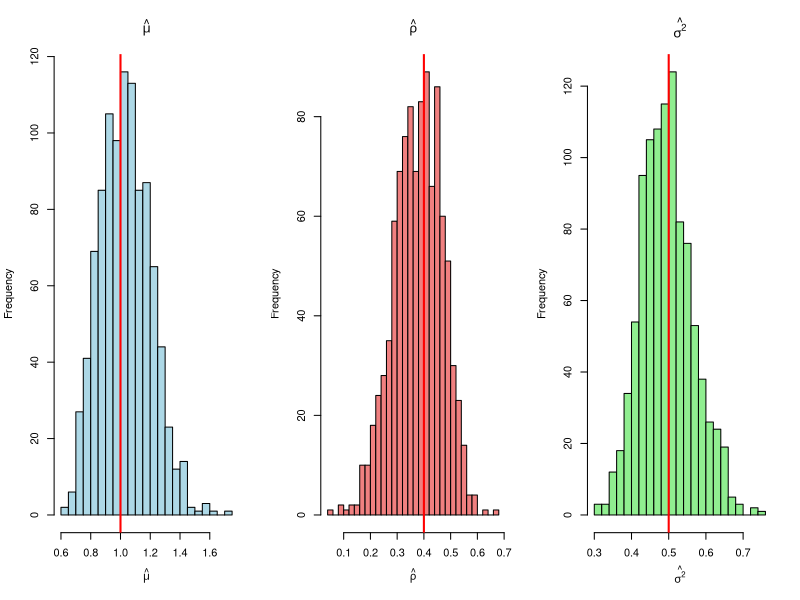

The R source for this figure:
# Lista de ejercicios 3
# Introduccion a R
#
# Programacion II
# Programa de Estudios Superiores
# Banco de Guatemala
# 2025
# TAREA III

# Integrantes: 
# Nuria Saraí Torres Aldana
# David Alejandro Del Cid De León
# Diego Andrés Menendez Barillas

setwd("C:/Users/diego/OneDrive/PES/10 Programacion II/PROGRA2/PS3/")
rm(list = ls()) # Limpiar el entorno de R
graphics.off()  # Cerrar gráficos abiertos
set.seed(123)   # Fijar semilla para reproducibilidad
################################################################################

#PARTE 1: ESTIMACIÓN DE UN AR(1) POR MÁXIMA VEROSIMILITUD

################################################################################
# 1) INCISO 1: FUNCIÓN DE LOG-VEROSIMILITUD
################################################################################
# Cargamos la librería necesaria
library(ggplot2)

#Creación de la función de log-verosimilitud de un AR(1)
log_verosimilitud_AR1 <- function(theta, y) {
  #Definimos los parámetros de theta
  mu <- theta[1]
  rho <- theta[2]
  sigma2 <- theta[3]

  if(sigma2 <= 0 || abs(rho) >= 1) return(-Inf) # Verificamos que sigma2 > 0 y |rho| < 1
  
  # Obtenemos el tamaño de la muestra
  T <- length(y)
  
  # Extraemos la primera observación y el resto de la serie de tiempo
  y1 <- y[1]
  y_t <- y[2:T]
  y_t_1 <- y[1:(T-1)]
  
  # Calculamos cada parte de la fórmula de log-verosimilitud 
  # Parte 1: Contribución de la primera observación (y1)
  # Corresponde a los términos: -0.5*log(2*pi) - 0.5*log(sigma2/(1-rho^2)) - ...
  logL_y1 <- -0.5 * log(2 * pi) - 0.5 * log(sigma2 / (1 - rho^2)) - 
             ((y1 - (mu / (1 - rho)))^2) / (2 * sigma2 / (1 - rho^2))
  
  # Parte 2: Contribución del resto de las observaciones (de y2 a yT)
  # Corresponde a los términos: -((T-1)/2)*log(2*pi) - ((T-1)/2)*log(sigma2) - sum(...)/2*sigma2
  # Calculamos los residuos (errores) de las predicciones del modelo
  residuos <- y_t - mu - rho * y_t_1
  logL_resto <- -((T - 1) / 2) * log(2 * pi) - ((T - 1) / 2) * log(sigma2) - 
                sum(residuos^2) / (2 * sigma2)
                
  # Sumamos ambas partes para obtener la log-verosimilitud total
  logL_total <- logL_y1 + logL_resto
  
  return(logL_total)
}

################################################################################
# 2) INCISO 2: SIMULACIÓN DE DATOS
################################################################################

# Parámetros verdaderos (poblacionales)
mu_inicial <- 1.0
rho_inicial <- 0.4
sigma2_inicial <- 0.5
T <- 100

# Creación de un vector vacío para guardar nuestros datos simulados
y_simulado <- numeric(T)
epsilon_t <- is.numeric(T)

# Generamos el valor inicial y1 a partir de su distribución teórica
# y1 ~ N( mu/(1-rho), sigma2/(1-rho^2) )
y_simulado[1] <- rnorm(1, mean = mu_inicial / (1 - rho_inicial), 
                       sd = sqrt(sigma2_inicial / (1 - rho_inicial^2)))
epsilon_t[1] <- 0  # No hay error para t=1 ya que es dado

# Generamos el resto de los valores (y2 hasta yT) usando un ciclo
# yt = mu + rho*y_{t-1} + epsilon_t 
for (t in 2:T) {  
  # epsilon_t es una variable aleatoria de distribución normal
  epsilon_t[t] <- rnorm(1, mean = 0, sd = sqrt(sigma2_inicial))
  
  # Calculamos el valor de yt=mu + rho*yt-1 + epsilon_t
  y_simulado[t] <- mu_inicial + rho_inicial * y_simulado[t - 1] + epsilon_t[t]
}

# Mostramos los valores simulados
#Generación del vector Et
epsilon_t
#Generación del vector Yt (incluye y1)
y_simulado


################################################################################
# 3) INCISO 3: ESTIMACIÓN DE PARÁMETROS POR MÁXIMA VEROSIMILITUD 
################################################################################

# Valores iniciales para el optimizador, como se indica en el PDF
valores_theta <- c(0.5, 0.5, 0.5)

# Usamos optim() para encontrar los parámetros que maximizan la log-verosimilitud
# 'par' son los valores iniciales
# 'fn' es la función a optimizar
# 'y' son los datos 
mle_resultado <- optim(par = valores_theta,          # Valores iniciales
                       fn = log_verosimilitud_AR1,  # Función de log-verosimilitud 
                       y = y_simulado,               # Datos simulados
                       method = "L-BFGS-B",          # Método de optimización con restricciones
                       lower = c(-Inf, -0.99, 1e-6), # Restricciones para rho y sigma2
                       upper = c(Inf, 0.99, Inf),    # Restricciones para rho
                       control = list(fnscale = -1)   # Para maximizar la función
)

# Accedemos a los parámetros estimados están en $par (mu_hat, rho_hat, sigma2_hat)
theta_estimado <- mle_resultado$par

# Imprimimos los resultados para comparar con los parámetros verdaderos
cat("Parámetros Verdaderos:\n")
cat("mu =", mu_inicial, ", rho =", rho_inicial, ", sigma2 =", sigma2_inicial, "\n\n")

cat("Parámetros Estimados (MLE):\n")
cat("mu_estimado =", theta_estimado[1], "\n")
cat("rho_estimado =", theta_estimado[2], "\n")
cat("sigma2_estimado =", theta_estimado[3], "\n")

################################################################################
# 4) INCISO 4:REPETICIÓN DE LA SIMULACIÓN Y ANÁLISIS DE RESULTADOS 
################################################################################

#Generamos la función para simular AR(1)
simular_AR1 <- function(T, mu, rho, sigma2) {
  y <- numeric(T)
  epsilon_t <- numeric(T)
  y[1] <- rnorm(1, mean = mu / (1 - rho), sd = sqrt(sigma2 / (1 - rho^2)))
  for (t in 2:T) {
    epsilon_t <- rnorm(T, mean = 0, sd = sqrt(sigma2))
    y[t] <- mu + rho * y[t - 1] + epsilon_t[t]
  }
  return(y)
}

# Número de repeticiones para el experimento de Monte Carlo.
R <- 1000

# Creación de vectores numéricos vacíos para almacenar las estimaciones de cada parámetro por simulación.
mu_hat_vec     <- numeric(R)
rho_hat_vec    <- numeric(R)
sigma2_hat_vec <- numeric(R)

# Define los valores iniciales (el "punto de partida") que usará el optimizador.
valores_theta <- c(0.5, 0.5, 0.5)

# Inicia el bucle que se ejecutará desde r=1 hasta R.
for (r in 1:R) {
  
  # Simulación de Datos:
  # En cada iteración, se genera una NUEVA serie de tiempo AR(1) de tamaño T.
  y_r <- simular_AR1(T, mu_inicial, rho_inicial, sigma2_inicial)

  # Estimación por Máxima Verosimilitud (MLE):
  # Se utiliza la función optim() para encontrar los parámetros que maximizan la log-verosimilitud.
  theta_r <- optim(
    par     = valores_theta,           # Punto de partida para la búsqueda
    fn      = log_verosimilitud_AR1,   # La función a maximizar
    y       = y_r,                     # Los datos simulados en esta iteración
    method  = "L-BFGS-B",
    lower   = c(-Inf, -0.99, 1e-6),
    upper   = c( Inf,  0.99, Inf),
    control = list(fnscale = -1)
  )

  # Almacenamiento de Resultados:
  # Extrae el vector de parámetros estimados ('$par') y los guarda en la posición 'r' de los vectores de resultados.
  mu_hat_vec[r]     <- theta_r$par[1]
  rho_hat_vec[r]    <- theta_r$par[2]
  sigma2_hat_vec[r] <- theta_r$par[3]
}

# Cálculo del promedio de las R estimaciones para cada parámetro.
prom_mu  <- mean(mu_hat_vec)
prom_rho <- mean(rho_hat_vec)
prom_s2  <- mean(sigma2_hat_vec)

# Cálculo de la desviación estándar de las R estimaciones.
sd_mu  <- sd(mu_hat_vec)
sd_rho <- sd(rho_hat_vec)
sd_s2  <- sd(sigma2_hat_vec)

# Impresión de resultados
cat("\n--- Resumen de la Simulación de Monte Carlo ---\n")
cat("Promedios de los estimadores (deberían aproximarse a los valores verdaderos):\n")
cat("  - E[mu_hat]     ≈", round(prom_mu, 4), " (Valor Verdadero =", mu_inicial, ")\n")
cat("  - E[rho_hat]    ≈", round(prom_rho, 4), " (Valor Verdadero =", rho_inicial, ")\n")
cat("  - E[sigma2_hat] ≈", round(prom_s2, 4), " (Valor Verdadero =", sigma2_inicial, ")\n\n")

cat("Desviaciones estándar de los estimadores (Errores Estándar de Monte Carlo):\n")
cat("  - sd(mu_hat)     =", round(sd_mu, 4), "\n")
cat("  - sd(rho_hat)    =", round(sd_rho, 4), "\n")
cat("  - sd(sigma2_hat) =", round(sd_s2, 4), "\n")

histogramas <- par(mfrow = c(1, 3))

# Histograma para mu_hat
hist(mu_hat_vec,
     breaks = 30,                             # Número de barras.
     main = expression(hat(mu)),              # Título con formato matemático.
     xlab = expression(hat(mu)),              # Etiqueta del eje X.
     col = "lightblue")
# Agrega una línea vertical en el valor verdadero para comparación visual.
abline(v = mu_inicial, col = "red", lwd = 2)

# Histograma para rho_hat
hist(rho_hat_vec,
     breaks = 30,
     main = expression(hat(rho)),
     xlab = expression(hat(rho)),
     col = "lightcoral")
abline(v = rho_inicial, col = "red", lwd = 2)

# Histograma para sigma2_hat
hist(sigma2_hat_vec,
     breaks = 30,
     main = expression(hat(sigma^2)),
     xlab = expression(hat(sigma^2)),
     col = "lightgreen")
abline(v = sigma2_inicial, col = "red", lwd = 2)

par(histogramas)

################################################################################
# --- FIN DEL CÓDIGO DE LA PARTE 1---
################################################################################

################################################################################
# ESTIMACIÓN DE UN AR(1), PARTE II
################################################################################

################################################################################
# 1) INCISO 1: FUNCIÓN DE CALCULO DE ERRORES ESTÁNDAR DE MÁXIMA VEROSIMILITUD
################################################################################

set.seed(123)  # Fijar semilla para reproducibilidad
datos_inflacion <- read.csv("inflacion.csv")

# Extraer la columna de inflación como un vector numérico.
serie_inflacion <- as.numeric(datos_inflacion$inflacion)
Tn <- length(serie_inflacion)
# Establecer valores iniciales para los parámetros para el optimizador (mu, rho, sigma^2)
valores_iniciales <- c(mean(serie_inflacion), 0.5, var(serie_inflacion)) 

# Encontrar el estimador de máxima verosimilitud, theta_estimado.
mle_fit_inflacion <- optim(
par = valores_iniciales,
fn = log_verosimilitud_AR1,
y = serie_inflacion,
method = "L-BFGS-B",           # Método que permite restricciones
lower = c(-Inf, -0.99, 1e-8),    # Cotas inferiores para rho y sigma^2
upper = c(Inf, 0.99, Inf),       # Cotas superiores
control = list(fnscale = -1),  # Maximizar en lugar de minimizar
hessian = TRUE                
)

theta_estimado <- mle_fit_inflacion$par

# DEFINICIÓN DE LA FUNCION QUE CALCULA LOS ERRORES ESTÁNDAR DE MÁXIMA VEROSIMILITUD
simular_se <- function(theta, y) {
    J1 <- -mle_fit_inflacion$hessian
    var_theta_hat <- solve(J1)
    se_hat <- sqrt(diag(var_theta_hat))
return(se_hat)
} 

################################################################################
# 2) INCISO 2: UTILIZACIÓN DE LA FUNCIÓN PARA ENCONTRAR EL ESTIMADOR Y ERRORES ESTÁNDAR
################################################################################

simular_se(valores_iniciales, serie_inflacion)
se_hat <- simular_se(valores_iniciales, serie_inflacion)

# Data frame para mostrar los resultados de forma ordenada.
tabla_resultados <- data.frame(
  Parametro = c("mu (μ)", "rho (ρ)", "sigma^2 (σ²)"),
  Estimacion = theta_estimado,
  Error_Estandar = se_hat
)
cat("\n--- Resultados de la Estimación AR(1) para la Inflación ---\n")
tabla_resultados
